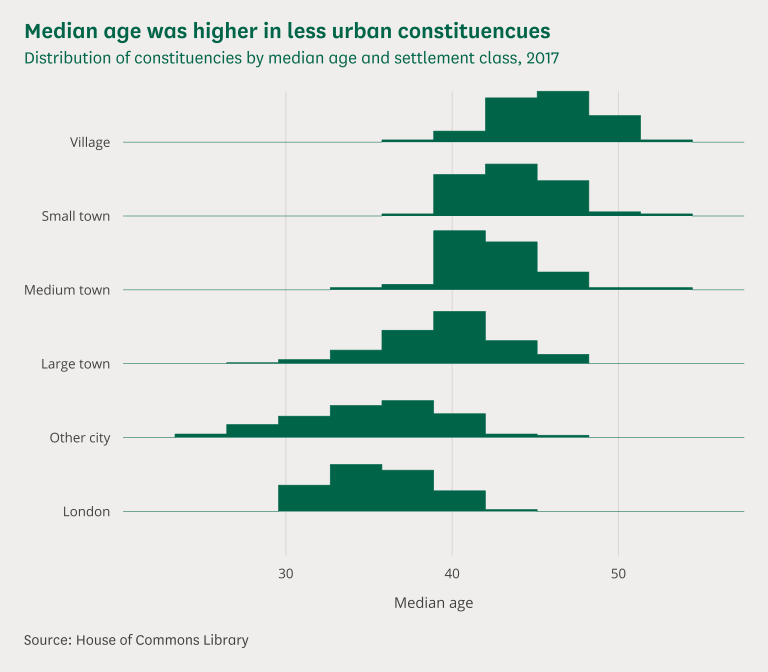

Recreate this plot in R.
# This is an example of how to make a binned ridge chart using the clcharts
# package.
#
# This script is self-contained: running it will create a PNG and an SVG of the
# example chart in the same directory. To run the script will need to ensure:
#
# 1. You have installed all of the packages that the script imports
# 2. You have the theme fonts set up on your computer
# 3. You have the dataset "ridge-chart-bins.csv" in the same directory
#
# See the readme on GitHub to find out how to install the package and setup
# the fonts.
#
# To run the script, type the following code in your R console:
#
# source("ridge-chart-bins.R")

# Imports ---------------------------------------------------------------------

library(tidyverse)
library(ggridges)
library(clcharts)

# Read in and prepare the data ------------------------------------------------

# Load the data from the csv as a dataframe
df <- read_csv("ridge-chart-bins.csv")

# Turn the classification column into a factor: setting the order of the levels
# controls the order of the categories in the legend from top to bottom
settlement_classes <- c(
    "London",
    "Other city",
    "Large town",
    "Medium town",
    "Small town",
    "Village")

df$classification <- factor(df$classification, levels = settlement_classes)

# Create the plot -------------------------------------------------------------

# Use ggplot to create a plot with data and mappings
plot <- ggplot(
        data = df,
        mapping = aes(x = median_age, y = classification)) +
    # Add a density ridgeline geometry to create histograms;
    # set stat = "binline" to use binning, and bins = 10 to set number of bins
    # scale should be less than one to stop bins overlapping
    # set both fill and color to the same green
    geom_density_ridges(
        fill = commonslib_color("commons_green"),
        color = commonslib_color("commons_green"),
        size = 0.2,
        scale = 0.8,
        stat = "binline",
        bins = 10) +
    # Set labels for the axes, colors and caption: DON'T set titles here
    labs(
        x = "Median age",
        y = NULL,
        caption = "Source: House of Commons Library") +
    # Configure the the x axis only: turn the expansion off
    scale_x_continuous(expand = c(0, 0)) +
    # Use this to stop ggplot clipping the top of the highest ridge
    coord_cartesian(clip = "off") +
    # Add the Commons Library theme: turn off the axes, set the caption
    # position, and use verical gridlines
    theme_commonslib(
        axes = "",
        grid = "v",
        caption_position = "left")

# After creating the plot, add a title and subtitle with add_commonslib_titles
plot <- add_commonslib_titles(
    plot,
    title = "Median age was higher in less urban constituencues",
    subtitle = "Distribution of constituencies by median age and settlement class, 2017")

# Save the plot in different formats ------------------------------------------

# Save a high resolution export of the plot as a png
save_png(
    "ridge-chart-bins.png",
    plot = plot,
    width = 8,
    height = 7)

# Save an editable verson of the plot as an svg
save_svg(
    "ridge-chart-bins.svg",
    plot = plot,
    width = 8,
    height = 7)
